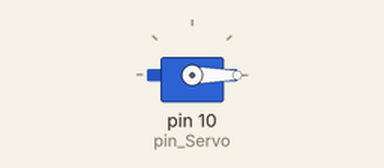
Bench run of a sketch on a simulated Arduino Uno, built with avr-gcc and run on an emulated ATmega328P. Parts: servo.

Above: at 0.05 s.
At 2.05 s:
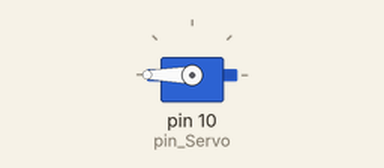
At 4.0 s:
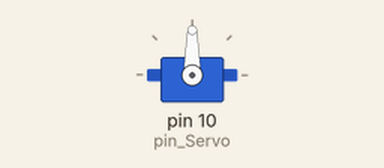
Timing chart, 0 to 6.5 s (numbered marks = the images above):
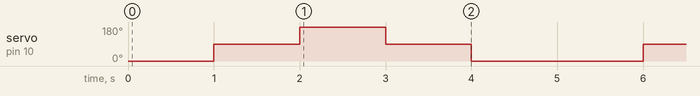

Measured:
- by itself, servo on pin 10 (pin_Servo): repeats every 5.0 s: 180° 1.0 s, 90° 1.0 s, 0° 2.0 s, 90° 1.0 s

The sketch:

sketch_sep22a.ino
```cpp
#include <Servo.h>
int pos = 0;
int pin_Servo = 10;
Servo myservo;
void setup()
{
   myservo.attach(pin_Servo);
}
void loop()
{
  myservo.write(0);
  delay(1000);
  myservo.write(90);
  delay(1000);
  myservo.write(180);
  delay(1000);
  myservo.write(90);
  delay(1000);
  myservo.write(0);
  delay(1000);
}
```
